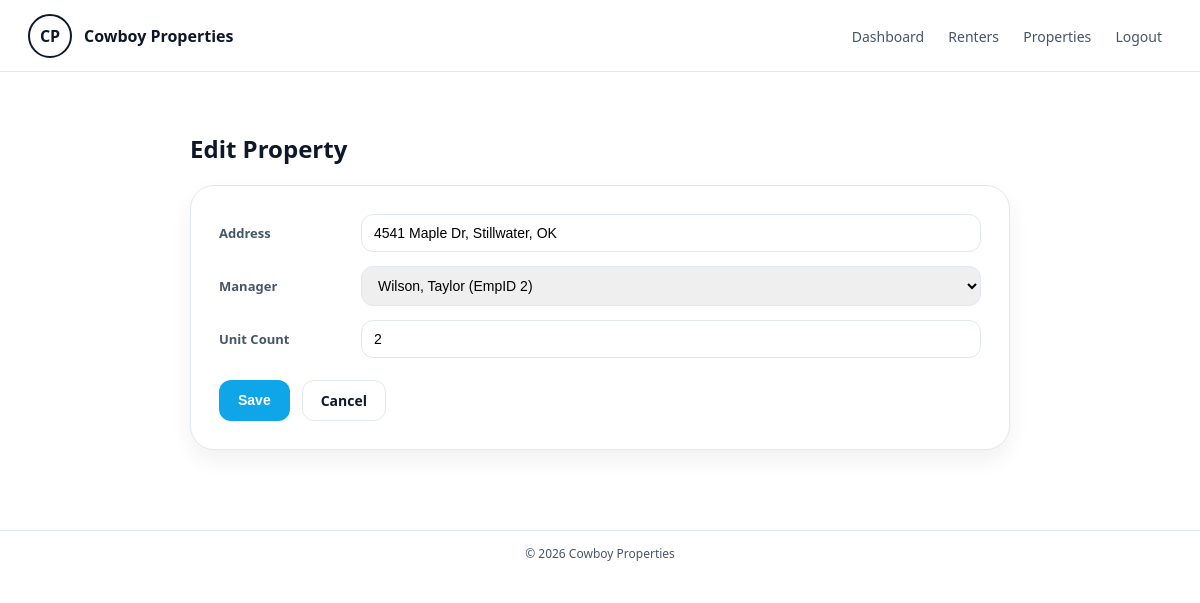
The page /Pages/admin-property-edit.php?id=2 (signed in) on the database its author committed.
### tables this page shows
CREATE TABLE IF NOT EXISTS `property` (
  `PropertyID` int NOT NULL AUTO_INCREMENT,
  `Address` varchar(255) NOT NULL,
  `ManagerEmpID` int NOT NULL,
  `Unit_Count` int NOT NULL,
  PRIMARY KEY (`PropertyID`),
  KEY `fk_property_manager` (`ManagerEmpID`)
);

CREATE TABLE IF NOT EXISTS `employee` (
  `EmpID` int NOT NULL AUTO_INCREMENT,
  `Lastname` varchar(60) NOT NULL,
  `Firstname` varchar(60) NOT NULL,
  `Position` varchar(80) NOT NULL,
  `Password` varchar(255) NOT NULL,
  `Email` varchar(255) NOT NULL,
  `phone` char(15) DEFAULT NULL,
  `role` varchar(20) NOT NULL DEFAULT 'employee',
  PRIMARY KEY (`EmpID`),
  UNIQUE KEY `Email` (`Email`)
);

### Pages/admin-property-edit.php (the view, shortened to what this page needs)
<?php
$id = isset($_GET['id']) ? (int)$_GET['id'] : 0;
$managers = [];
try {
    $pdo = get_db();
    $managerStmt = $pdo->query("SELECT EmpID, Firstname, Lastname FROM employee ORDER BY Lastname ASC, Firstname ASC");
    $managers = $managerStmt->fetchAll();
    $stmt = $pdo->prepare('SELECT PropertyID, Address, ManagerEmpID, Unit_Count FROM property WHERE PropertyID = ? LIMIT 1');
    $stmt->execute([$id]);
    $property = $stmt->fetch();
} catch (PDOException $e) {
    $error = 'Unable to load or update this property right now.';
    $property = [
        'PropertyID' => $id,
        'Address' => '',
        'ManagerEmpID' => 0,
        'Unit_Count' => 0,
    ];
}
?>
<!DOCTYPE html>
<html lang="en">
<head>
</head>
<body>
    <header class="navbar">
        <a class="brand" href="../index.php">
            <div class="logo">CP</div>
            <strong>Cowboy Properties</strong>
        </a>
        <nav class="nav-links">
            <a href="../index.php">Dashboard</a>
            <a href="admin-renters-view.php">Renters</a>
            <a href="admin-properties-view.php">Properties</a>
            <a href="../logout.php">Logout</a>
        </nav>
    </header>
    <main>
        <div class="wrap">
            <h2>Edit Property</h2>
            <div class="panel">
                <form action="admin-property-edit.php?id=<?php echo (int)$id; ?>" method="POST">
                    <div class="field">
                        <label>Address</label>
                        <input type="text" name="address" value="<?php echo htmlspecialchars((string)($property['Address'] ?? '')); ?>" required>
                    </div>
                    <div class="field">
                        <label>Manager</label>
                        <select name="manager_emp_id" required>
                            <?php foreach ($managers as $manager): ?>
                                <option value="<?php echo (int)$manager['EmpID']; ?>" <?php echo ((int)$property['ManagerEmpID'] === (int)$manager['EmpID']) ? 'selected' : ''; ?>>
                                    <?php echo htmlspecialchars((string)$manager['Lastname'] . ', ' . (string)$manager['Firstname'] . ' (EmpID ' . (int)$manager['EmpID'] . ')'); ?>
                                </option>
                            <?php endforeach; ?>
                        </select>
                    </div>
                    <div class="field">
                        <label>Unit Count</label>
                        <input type="number" name="unit_count" min="0" value="<?php echo (int)($property['Unit_Count'] ?? 0); ?>" required>
                    </div>
                    <div class="actions">
                        <button type="submit" class="btn btn-primary">Save</button>
                        <a href="admin-property-details.php?id=<?php echo (int)$id; ?>" class="btn btn-outline">Cancel</a>
                    </div>
                </form>
            </div>
        </div>
    </main>
    <footer>
        &copy; <?php echo date("Y"); ?> Cowboy Properties
    </footer>
</body>
</html>

### Pages/admin-property-edit.php (style rules this page uses)
:root { --bg: #ffffff; --text: #0f172a; --muted: #475569; --border: #e2e8f0; --soft: #f8fafc; --brand: #0ea5e9; --brand-dark: #0284c7; }
* { box-sizing: border-box; }
body { margin: 0; font-family: system-ui, -apple-system, Segoe UI, Roboto, Helvetica, Arial, sans-serif; background: var(--bg); color: var(--text); }
.navbar { height: 72px; display: flex; align-items: center; justify-content: space-between; padding: 0 28px; border-bottom: 1px solid var(--border); background: #fff; }
.brand { display: flex; align-items: center; gap: 12px; text-decoration: none; color: inherit; }
.logo { width: 44px; height: 44px; border-radius: 999px; border: 2px solid #0f172a; display: grid; place-items: center; font-weight: 700; }
.nav-links a { text-decoration: none; color: var(--muted); font-size: 14px; padding: 8px 10px; border-radius: 10px; }
main { padding: 40px 16px; display: flex; justify-content: center; }
.wrap { width: min(820px, 92vw); }
.panel { border: 1px solid var(--border); border-radius: 24px; background: #fff; padding: 28px; box-shadow: 0 10px 22px rgba(15, 23, 42, 0.06); }
.field { display: grid; grid-template-columns: 130px 1fr; align-items: center; gap: 12px; margin-bottom: 14px; }
label { font-size: 13px; font-weight: 700; color: var(--muted); }
input, select { padding: 10px 12px; border-radius: 12px; border: 1px solid var(--border); font-size: 14px; width: 100%; }
.actions { margin-top: 22px; display: flex; gap: 12px; flex-wrap: wrap; }
.btn { padding: 10px 18px; border-radius: 12px; border: 1px solid transparent; font-weight: 700; cursor: pointer; font-size: 14px; transition: all .15s ease; text-decoration: none; display: inline-flex; align-items: center; justify-content: center; }
.btn-primary { background: var(--brand); color: #fff; }
.btn-outline { background: #fff; border: 1px solid var(--border); color: var(--text); }
footer { margin-top: 40px; padding: 14px; text-align: center; font-size: 12px; color: var(--muted); border-top: 1px solid var(--border); }

### rows shown on the page
property: address "4541 Maple Dr, Stillwater, OK", manager_emp_id "Wilson, Taylor (EmpID 2)", unit_count "2"
